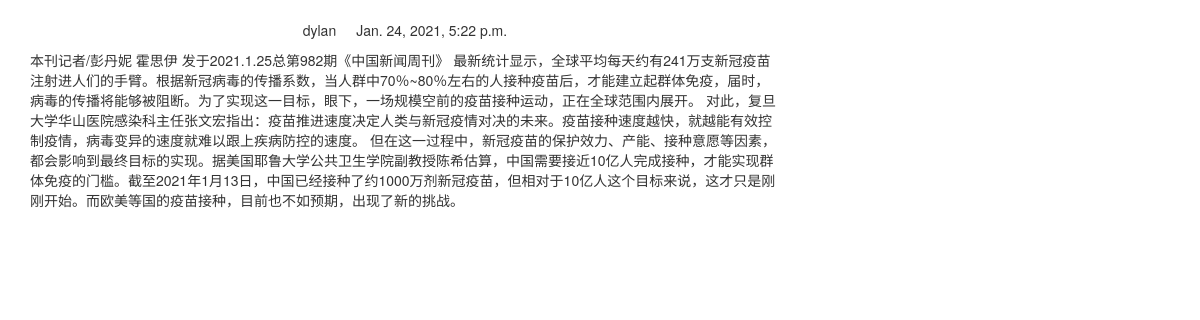
Page /blog/1/ on the committed database.
### blog/models.py (models this page shows, shortened)
class BlogArticles(models.Model):
    title = models.CharField(max_length=300)
    author = models.ForeignKey(User, related_name="blog_posts", on_delete=models.CASCADE)
    body = models.TextField()
    publish = models.DateTimeField(default=timezone.now)
    class Meta:
        verbose_name_plural = "Blog Articles"
        ordering = ("-publish",)

### blog/views.py (the view)
# urls.py: path('<article_id>/', views.blog_article, name="blog_detail"),
def blog_article(request, article_id):
    article = BlogArticles.objects.get(id=article_id)
    pub = article.publish
    return render(request, "blog/content.html", {"article": article, "publish": pub})

### templates/blog/content.html (shortened to what this page needs)
{% extends "base.html" %}
{% block content %}
<div class="row text-center vertical-middle-sm">
</div>
<div class="row">
    <div class="col-xs-12 col-md-8">
        <p class="text-center"><span>{{ article.author.username }}</span>{{ publish }}</p>
    <div>{{ article.body }}</div>
    </div>
</div>
{% endblock %}

### templates/base.html (shortened to what this page needs)
<!DOCTYPE html>
<html lang="zh-cn">
<head>
    <link rel="stylesheet" href="http://necolas.github.io/normalize.css/">
    <link rel="stylesheet" href="http://libs.baidu.com/bootstrap/3.0.3/css/bootstrap.min.css">
</head>
<body>
    <div class="container">
        {% block content %}
        {% endblock %}
    </div>
</body>
</html>

### rows in the picture
BlogArticles: author.username "dylan", publish "Jan. 24, 2021, 5:22 p.m.", body "本刊记者/彭丹妮 霍思伊 发于2021.1.25总第982期《中国新闻周刊》 最新统计显示，全球平均每天约有241万支新冠疫苗注射进人们的手臂。根据新冠病毒的传播系数，当人群中70％~80％左右的人接种疫苗后，才能建立起群体免疫，届时，病毒的传播将能够被阻断。为了实现这一目标，眼下，一场规模空前的疫苗接种运动，正在全球范围内展开。 对此，复旦大学华山医院感染科主任张文宏指出：疫苗推进速度决定人类与新冠疫情对决的未来。疫苗接种速度越快，就越能有效控制疫情，病毒变异的速度就难以跟上疾病防控的速度。 但在这一过程中，新冠疫苗的保护效力、产能、接种意愿等因素，都会影响到最终目标的实现。据美国耶鲁大学公共卫生学院副教授陈希估算，中国需要接近10亿人完成接种，才能实现群体免疫的门槛。截至2021年1月13日，中国已经接种了约1000万剂新冠疫苗，但相对于10亿人这个目标来说，这才只是刚刚开始。而欧美等国的疫苗接种，目前也不如预期，出现了新的挑战。"
